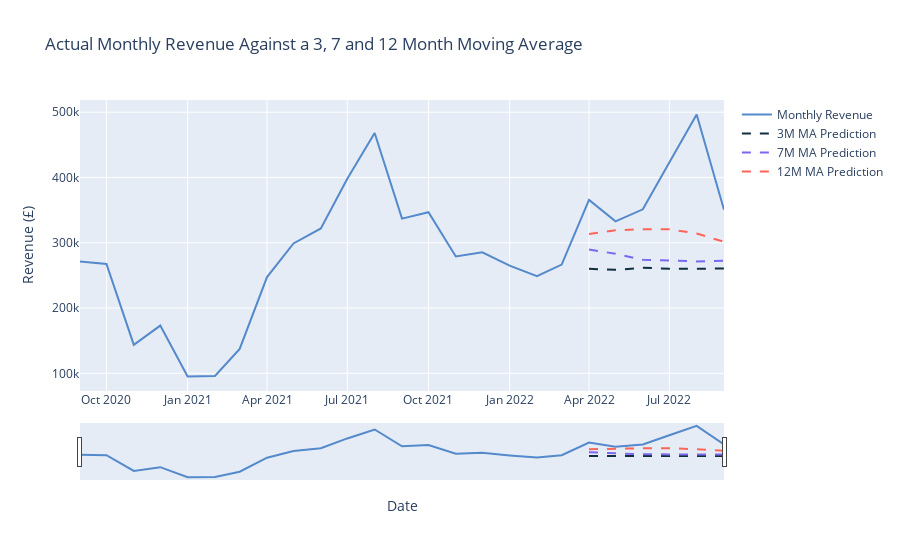

The notebook cell this image was saved under:
### Code cell
fig = go.Figure()
fig.add_trace(go.Scatter(x=monthly_prediction.index, y=monthly_prediction['Total_Revenue'], mode='lines',
                         name='Monthly Revenue', line={'color':bakery.light_magpie}))
fig.add_trace(go.Scatter(x=monthly_forecast.index, y=monthly_forecast['3M_MA_Prediction'], mode='lines', name='3M MA Prediction',
                         line={'dash': 'dash', 'color': bakery.dark_magpie}))
fig.add_trace(go.Scatter(x=monthly_forecast.index, y=monthly_forecast['7M_MA_Prediction'], mode='lines', name='7M MA Prediction',
                         line={'dash': 'dash', 'color': 'mediumslateblue'}))
fig.add_trace(go.Scatter(x=monthly_forecast.index, y=monthly_forecast['12M_MA_Prediction'], mode='lines', name='12M MA Prediction',
                         line={'dash': 'dash', 'color': bakery.red_magpie}))

fig.update_layout(
    yaxis_title='Revenue (£)', 
    xaxis_title='Date',
    legend_title="", 
    title='Actual Monthly Revenue Against a 3, 7 and 12 Month Moving Average'
#, plot_bgcolor='rgba(0,0,0,0)'
)
# fig.write_image('monthmablank.png', scale=2)
fig.update_xaxes(rangeslider_visible=True)
fig.show()

### Figure 1 — Plotly figure (JSON) as saved in the notebook; plotly's stock layout.template omitted (floating-point values rounded to 4 significant figures)
{"data": [{"line": {"color": "#5489CB"}, "mode": "lines", "name": "Monthly Revenue", "type": "scatter", "x": ["2020-09-01T00:00:00", "2020-10-01T00:00:00", "2020-11-01T00:00:00", "2020-12-01T00:00:00", "2021-01-01T00:00:00", "2021-02-01T00:00:00", "2021-03-01T00:00:00", "2021-04-01T00:00:00", "2021-05-01T00:00:00", "2021-06-01T00:00:00", "2021-07-01T00:00:00", "2021-08-01T00:00:00", "2021-09-01T00:00:00", "2021-10-01T00:00:00", "2021-11-01T00:00:00", "2021-12-01T00:00:00", "2022-01-01T00:00:00", "2022-02-01T00:00:00", "2022-03-01T00:00:00", "2022-04-01T00:00:00", "2022-05-01T00:00:00", "2022-06-01T00:00:00", "2022-07-01T00:00:00", "2022-08-01T00:00:00", "2022-09-01T00:00:00"], "y": [271300.0, 267400.0, 143600.0, 173100.0, 95210.0, 96000.0, 137400.0, 247400.0, 299000.0, 321900.0, 398000.0, 468121, 336900.0, 346800.0, 278900.0, 285400.0, 265100.0, 248700.0, 266600.0, 365700.0, 332800.0, 351300.0, 423000.0, 496400.0, 350500.0]}, {"line": {"color": "#112E3E", "dash": "dash"}, "mode": "lines", "name": "3M MA Prediction", "type": "scatter", "x": ["2022-04-01T00:00:00", "2022-05-01T00:00:00", "2022-06-01T00:00:00", "2022-07-01T00:00:00", "2022-08-01T00:00:00", "2022-09-01T00:00:00"], "y": [260100.0, 258500.0, 261700.0, 260100.0, 260100.0, 260600.0]}, {"line": {"color": "mediumslateblue", "dash": "dash"}, "mode": "lines", "name": "7M MA Prediction", "type": "scatter", "x": ["2022-04-01T00:00:00", "2022-05-01T00:00:00", "2022-06-01T00:00:00", "2022-07-01T00:00:00", "2022-08-01T00:00:00", "2022-09-01T00:00:00"], "y": [289800.0, 283000.0, 273900.0, 273200.0, 271500.0, 272400.0]}, {"line": {"color": "#FF6459", "dash": "dash"}, "mode": "lines", "name": "12M MA Prediction", "type": "scatter", "x": ["2022-04-01T00:00:00", "2022-05-01T00:00:00", "2022-06-01T00:00:00", "2022-07-01T00:00:00", "2022-08-01T00:00:00", "2022-09-01T00:00:00"], "y": [313600.0, 319100.0, 320800.0, 320700.0, 314200.0, 301400.0]}], "layout": {"legend": {"title": {"text": ""}}, "title": {"text": "Actual Monthly Revenue Against a 3, 7 and 12 Month Moving Average"}, "xaxis": {"rangeslider": {"visible": true}, "title": {"text": "Date"}}, "yaxis": {"title": {"text": "Revenue (£)"}}}}
